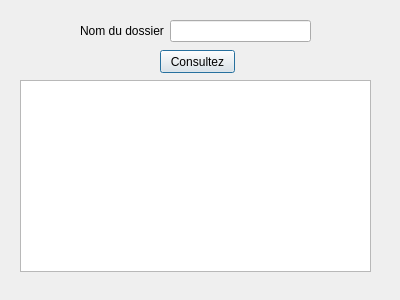
<?xml version="1.0" encoding="UTF-8"?>
<ui version="4.0">
 <class>ConsultDossier</class>
 <widget class="QDialog" name="ConsultDossier">
  <property name="geometry">
   <rect>
    <x>0</x>
    <y>0</y>
    <width>400</width>
    <height>300</height>
   </rect>
  </property>
  <property name="windowTitle">
   <string>Dialog</string>
  </property>
  <widget class="QPushButton" name="consulter">
   <property name="geometry">
    <rect>
     <x>160</x>
     <y>50</y>
     <width>75</width>
     <height>23</height>
    </rect>
   </property>
   <property name="text">
    <string>Consultez</string>
   </property>
  </widget>
  <widget class="QTableView" name="DossierTableView">
   <property name="geometry">
    <rect>
     <x>20</x>
     <y>80</y>
     <width>351</width>
     <height>192</height>
    </rect>
   </property>
  </widget>
  <widget class="QWidget" name="">
   <property name="geometry">
    <rect>
     <x>80</x>
     <y>20</y>
     <width>231</width>
     <height>22</height>
    </rect>
   </property>
   <layout class="QHBoxLayout" name="horizontalLayout">
    <item>
     <widget class="QLabel" name="label">
      <property name="text">
       <string>Nom du dossier</string>
      </property>
     </widget>
    </item>
    <item>
     <widget class="QLineEdit" name="dossierName"/>
    </item>
   </layout>
  </widget>
 </widget>
 <resources/>
 <connections/>
</ui>
